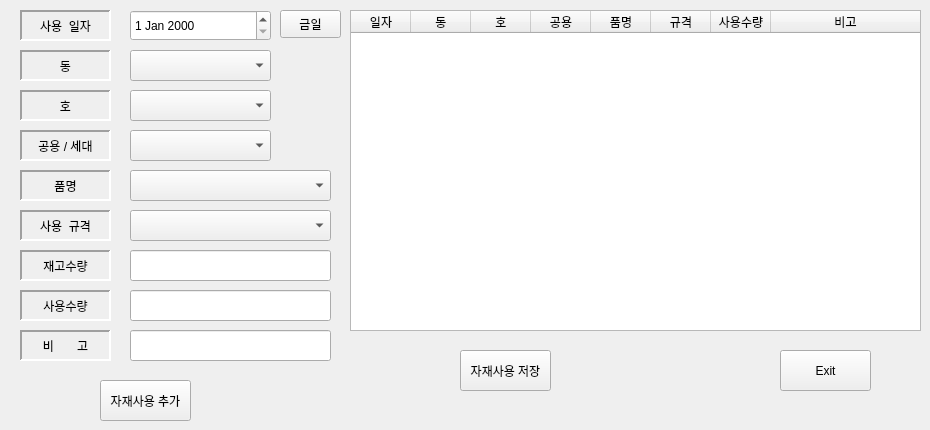
    <widget class="QWidget" name="tab_4">
     <attribute name="title">
      <string>자재 사용 입력</string>
     </attribute>
     <widget class="QComboBox" name="CB_outGongSe">
      <property name="geometry">
       <rect>
        <x>130</x>
        <y>130</y>
        <width>141</width>
        <height>31</height>
       </rect>
      </property>
     </widget>
     <widget class="QComboBox" name="CB_outItems">
      <property name="geometry">
       <rect>
        <x>130</x>
        <y>170</y>
        <width>201</width>
        <height>31</height>
       </rect>
      </property>
     </widget>
     <widget class="QTableWidget" name="usedIntableWidget">
      <property name="geometry">
       <rect>
        <x>350</x>
        <y>10</y>
        <width>571</width>
        <height>321</height>
       </rect>
      </property>
      <property name="alternatingRowColors">
       <bool>true</bool>
      </property>
      <property name="sortingEnabled">
       <bool>true</bool>
      </property>
      <attribute name="horizontalHeaderCascadingSectionResizes">
       <bool>true</bool>
      </attribute>
      <attribute name="horizontalHeaderDefaultSectionSize">
       <number>60</number>
      </attribute>
      <attribute name="horizontalHeaderMinimumSectionSize">
       <number>50</number>
      </attribute>
      <attribute name="horizontalHeaderStretchLastSection">
       <bool>true</bool>
      </attribute>
      <attribute name="verticalHeaderCascadingSectionResizes">
       <bool>false</bool>
      </attribute>
      <attribute name="verticalHeaderDefaultSectionSize">
       <number>30</number>
      </attribute>
      <attribute name="verticalHeaderStretchLastSection">
       <bool>false</bool>
      </attribute>
      <column>
       <property name="text">
        <string>일자</string>
       </property>
      </column>
      <column>
       <property name="text">
        <string>동</string>
       </property>
      </column>
      <column>
       <property name="text">
        <string>호</string>
       </property>
      </column>
      <column>
       <property name="text">
        <string>공용</string>
       </property>
      </column>
      <column>
       <property name="text">
        <string>품명</string>
       </property>
      </column>
      <column>
       <property name="text">
        <string>규격</string>
       </property>
      </column>
      <column>
       <property name="text">
        <string>사용수량</string>
       </property>
      </column>
      <column>
       <property name="text">
        <string>비고</string>
       </property>
      </column>
     </widget>
     <widget class="QLabel" name="label_20">
      <property name="geometry">
       <rect>
        <x>20</x>
        <y>210</y>
        <width>91</width>
        <height>31</height>
       </rect>
      </property>
      <property name="frameShape">
       <enum>QFrame::Panel</enum>
      </property>
      <property name="frameShadow">
       <enum>QFrame::Sunken</enum>
      </property>
      <property name="lineWidth">
       <number>2</number>
      </property>
      <property name="text">
       <string>사용  규격</string>
      </property>
      <property name="alignment">
       <set>Qt::AlignCenter</set>
      </property>
     </widget>
     <widget class="QComboBox" name="CB_outSpecs">
      <property name="geometry">
       <rect>
        <x>130</x>
        <y>210</y>
        <width>201</width>
        <height>31</height>
       </rect>
      </property>
     </widget>
     <widget class="QComboBox" name="CB_outDong">
      <property name="geometry">
       <rect>
        <x>130</x>
        <y>50</y>
        <width>141</width>
        <height>31</height>
       </rect>
      </property>
     </widget>
     <widget class="QComboBox" name="CB_outHo">
      <property name="geometry">
       <rect>
        <x>130</x>
        <y>90</y>
        <width>141</width>
        <height>31</height>
       </rect>
      </property>
     </widget>
     <widget class="QPushButton" name="pushButton_11">
      <property name="geometry">
       <rect>
        <x>100</x>
        <y>380</y>
        <width>91</width>
        <height>41</height>
       </rect>
      </property>
      <property name="text">
       <string>자재사용 추가</string>
      </property>
     </widget>
     <widget class="QLabel" name="label_21">
      <property name="geometry">
       <rect>
        <x>20</x>
        <y>50</y>
        <width>91</width>
        <height>31</height>
       </rect>
      </property>
      <property name="frameShape">
       <enum>QFrame::Panel</enum>
      </property>
      <property name="frameShadow">
       <enum>QFrame::Sunken</enum>
      </property>
      <property name="lineWidth">
       <number>2</number>
      </property>
      <property name="text">
       <string>동</string>
      </property>
      <property name="alignment">
       <set>Qt::AlignCenter</set>
      </property>
     </widget>
     <widget class="QLabel" name="label_22">
      <property name="geometry">
       <rect>
        <x>20</x>
        <y>10</y>
        <width>91</width>
        <height>31</height>
       </rect>
      </property>
      <property name="frameShape">
       <enum>QFrame::Panel</enum>
      </property>
      <property name="frameShadow">
       <enum>QFrame::Sunken</enum>
      </property>
      <property name="lineWidth">
       <number>2</number>
      </property>
      <property name="text">
       <string>사용  일자</string>
      </property>
      <property name="alignment">
       <set>Qt::AlignCenter</set>
      </property>
     </widget>
     <widget class="QDateEdit" name="outDate">
      <property name="geometry">
       <rect>
        <x>130</x>
        <y>10</y>
        <width>141</width>
        <height>31</height>
       </rect>
      </property>
     </widget>
     <widget class="QLabel" name="label_23">
      <property name="geometry">
       <rect>
        <x>20</x>
        <y>90</y>
        <width>91</width>
        <height>31</height>
       </rect>
      </property>
      <property name="frameShape">
       <enum>QFrame::Panel</enum>
      </property>
      <property name="frameShadow">
       <enum>QFrame::Sunken</enum>
      </property>
      <property name="lineWidth">
       <number>2</number>
      </property>
      <property name="text">
       <string>호</string>
      </property>
      <property name="alignment">
       <set>Qt::AlignCenter</set>
      </property>
     </widget>
     <widget class="QLabel" name="label_24">
      <property name="geometry">
       <rect>
        <x>20</x>
        <y>130</y>
        <width>91</width>
        <height>31</height>
       </rect>
      </property>
      <property name="frameShape">
       <enum>QFrame::Panel</enum>
      </property>
      <property name="frameShadow">
       <enum>QFrame::Sunken</enum>
      </property>
      <property name="lineWidth">
       <number>2</number>
      </property>
      <property name="text">
       <string>공용 / 세대</string>
      </property>
      <property name="alignment">
       <set>Qt::AlignCenter</set>
      </property>
     </widget>
     <widget class="QLabel" name="label_25">
      <property name="geometry">
       <rect>
        <x>20</x>
        <y>170</y>
        <width>91</width>
        <height>31</height>
       </rect>
      </property>
      <property name="frameShape">
       <enum>QFrame::Panel</enum>
      </property>
      <property name="frameShadow">
       <enum>QFrame::Sunken</enum>
      </property>
      <property name="lineWidth">
       <number>2</number>
      </property>
      <property name="text">
       <string>품명</string>
      </property>
      <property name="alignment">
       <set>Qt::AlignCenter</set>
      </property>
     </widget>
     <widget class="QLineEdit" name="LE_outRemarks">
      <property name="geometry">
       <rect>
        <x>130</x>
        <y>330</y>
        <width>201</width>
        <height>31</height>
       </rect>
      </property>
      <property name="text">
       <string/>
      </property>
     </widget>
     <widget class="QLabel" name="label_19">
      <property name="geometry">
       <rect>
        <x>20</x>
        <y>330</y>
        <width>91</width>
        <height>31</height>
       </rect>
      </property>
      <property name="frameShape">
       <enum>QFrame::Panel</enum>
      </property>
      <property name="frameShadow">
       <enum>QFrame::Sunken</enum>
      </property>
      <property name="lineWidth">
       <number>2</number>
      </property>
      <property name="text">
       <string>비       고</string>
      </property>
      <property name="alignment">
       <set>Qt::AlignCenter</set>
      </property>
     </widget>
     <widget class="QPushButton" name="PB_outTableToSaveFile">
      <property name="geometry">
       <rect>
        <x>460</x>
        <y>350</y>
        <width>91</width>
        <height>41</height>
       </rect>
      </property>
      <property name="text">
       <string>자재사용 저장</string>
      </property>
     </widget>
     <widget class="QPushButton" name="pushButton_10">
      <property name="geometry">
       <rect>
        <x>780</x>
        <y>350</y>
        <width>91</width>
        <height>41</height>
       </rect>
      </property>
      <property name="text">
       <string>Exit</string>
      </property>
     </widget>
     <widget class="QLineEdit" name="LE_outUsedQty">
      <property name="geometry">
       <rect>
        <x>130</x>
        <y>290</y>
        <width>201</width>
        <height>31</height>
       </rect>
      </property>
      <property name="text">
       <string/>
      </property>
      <property name="alignment">
       <set>Qt::AlignCenter</set>
      </property>
     </widget>
     <widget class="QLabel" name="label_26">
      <property name="geometry">
       <rect>
        <x>20</x>
        <y>290</y>
        <width>91</width>
        <height>31</height>
       </rect>
      </property>
      <property name="frameShape">
       <enum>QFrame::Panel</enum>
      </property>
      <property name="frameShadow">
       <enum>QFrame::Sunken</enum>
      </property>
      <property name="lineWidth">
       <number>2</number>
      </property>
      <property name="text">
       <string>사용수량</string>
      </property>
      <property name="alignment">
       <set>Qt::AlignCenter</set>
      </property>
     </widget>
     <widget class="QLineEdit" name="LE_outOnstock">
      <property name="geometry">
       <rect>
        <x>130</x>
        <y>250</y>
        <width>201</width>
        <height>31</height>
       </rect>
      </property>
      <property name="text">
       <string/>
      </property>
      <property name="alignment">
       <set>Qt::AlignCenter</set>
      </property>
      <property name="readOnly">
       <bool>true</bool>
      </property>
     </widget>
     <widget class="QLabel" name="label_27">
      <property name="geometry">
       <rect>
        <x>20</x>
        <y>250</y>
        <width>91</width>
        <height>31</height>
       </rect>
      </property>
      <property name="frameShape">
       <enum>QFrame::Panel</enum>
      </property>
      <property name="frameShadow">
       <enum>QFrame::Sunken</enum>
      </property>
      <property name="lineWidth">
       <number>2</number>
      </property>
      <property name="text">
       <string>재고수량</string>
      </property>
      <property name="alignment">
       <set>Qt::AlignCenter</set>
      </property>
     </widget>
     <widget class="QPushButton" name="PB_outToday">
      <property name="geometry">
       <rect>
        <x>280</x>
        <y>10</y>
        <width>61</width>
        <height>28</height>
       </rect>
      </property>
      <property name="text">
       <string>금일</string>
      </property>
     </widget>
    </widget>
